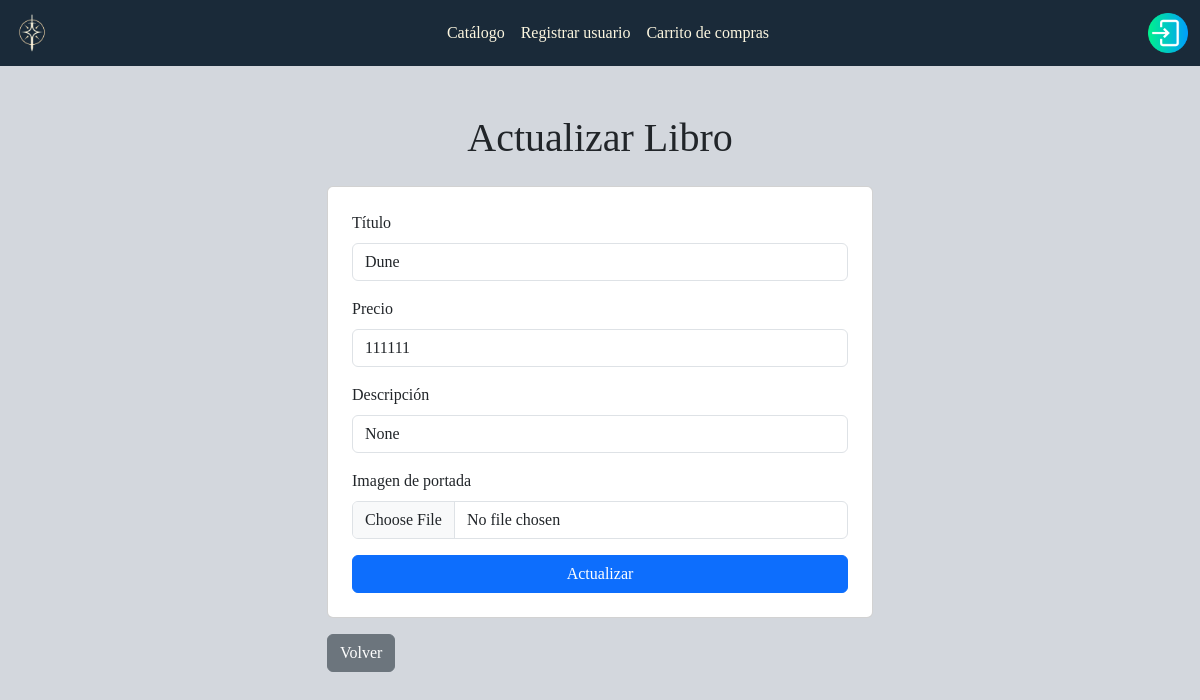
Screenshot of /shop/actualizar/57/ with the database file from the repository.
### shop/models.py (models this page shows, shortened)
class Book(models.Model):
    title = models.CharField(max_length=100)
    price = models.PositiveIntegerField()
    cover_image = models.ImageField(upload_to='book_covers/', null=True, blank=True)
    description = models.CharField(max_length=5000, null=True, blank=True, default='Sin descripción')

### shop/views.py (the view, shortened to what this page needs)
# urls.py: path('actualizar/<int:id_book>/', views.actualizar_libro, name='actualizar_libro'),
def actualizar_libro(request, id_book):
    libro = Book.objects.get(id=id_book)
    if request.method == "GET":
        contexto = {"book": libro}
        return render(request, 'shop/actualizar_libro.html', contexto)

### shop/templates/shop/actualizar_libro.html (shortened to what this page needs)
{% load static %}
<!DOCTYPE html>
<html lang="en">
<head>
    <link href="https://cdn.jsdelivr.net/npm/bootstrap@5.3.3/dist/css/bootstrap.min.css" rel="stylesheet">
    <link rel="stylesheet" href="{% static 'CSS/Styles.css' %}">
</head>
<body>
    <div class="sticky">
        <nav class="navbar navbar-expand-lg">
            <div class="container-fluid">
                <a class="navbar-brand" href="{% url 'index' %}"><img src="{% static 'Images/navbar-icon.jpg' %}" id="nav-icon" alt=""></a>
                <div class="collapse navbar-collapse" id="navbarSupportedContent">
                    <ul class="navbar-nav me-auto mb-2 mb-lg-0 ms-auto">
                        <li class="nav-item">
                            <a class="nav-link active" aria-current="page" href="{% url 'catalogue' %}">Catálogo</a>
                        </li>
                        {% if not user.is_authenticated %}
                        <li class="nav-item">
                            <a class="nav-link" href="{% url 'register' %}">Registrar usuario</a>
                        </li>
                        {% endif %}
                        <li class="nav-item">
                            <a class="nav-link" href="{% url 'carrito' %}">Carrito de compras</a>
                        </li>
                    </ul>
                    {% if user.is_authenticated %}
                        <div>
                            Bienvenido, {{ user.get_username }}.
                        </div>
                        <form action="{% url 'logout' %}" method="post" class="logout-form">
                            {% csrf_token %}
                            <button type="submit" class="logout-button">
                                <img src="{% static 'Images/log-out.png' %}" width="40" alt="Logout">
                            </button>
                        </form>
                    {% else %}
                        <div>
                            <a href="{% url 'login' %}">
                                <img src="{% static 'Images/enter.png' %}" width="40" alt="Login">
                            </a>
                        </div>
                    {% endif %}
                </div>
            </div>
        </nav>
    </div>
    <div class="container mt-5">
        <h1 class="text-center mb-4">Actualizar Libro</h1>
        <div class="row justify-content-center">
            <div class="col-md-6">
                <form action="" method="post" enctype="multipart/form-data" class="card p-4">
                    <div class="mb-3">
                        <label for="txt_title" class="form-label">Título</label>
                        <input type="text" class="form-control" id="txt_title" name="txt_title" value="{{book.title}}">
                    </div>
                    <div class="mb-3">
                        <label for="int_price" class="form-label">Precio</label>
                        <input type="number" class="form-control" id="int_price" name="int_price" value="{{book.price}}">
                    </div>
                    <div class="mb-3">
                        <label for="txt_description" class="form-label">Descripción</label>
                        <input type="text" class="form-control" id="txt_description" name="txt_description" value="{{book.description}}">
                    </div>
                    <div class="mb-3">
                        <label for="cover_image" class="form-label">Imagen de portada</label>
                        <input type="file" class="form-control" id="cover_image" name="cover_image">
                    </div>
                    <div class="d-grid">
                        <button type="submit" class="btn btn-primary">Actualizar</button>
                    </div>
                </form>
                <a href="{% url 'catalogue' %}" class="btn btn-secondary mt-3">Volver</a>
            </div>
        </div>
    </div>
</body>
</html>

### static/CSS/Styles.css (style rules this page uses)
* { font-family: cursive; }
.navbar { background-color: #1a2a39; color: #fdf7e0; }
.nav-link { color: #fdf7e0 !important; }
#nav-icon { height: 5vh; }
body { background-color: #d3d7dd; margin: 0; }

### rows the page displays
Book: txt_title "Dune", int_price "111111", txt_description "None"
